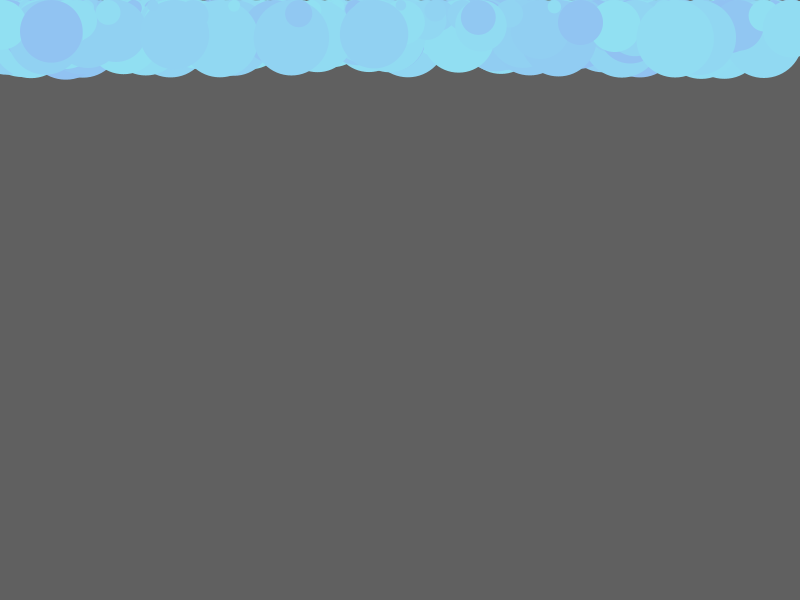
Frame 1 (no input)
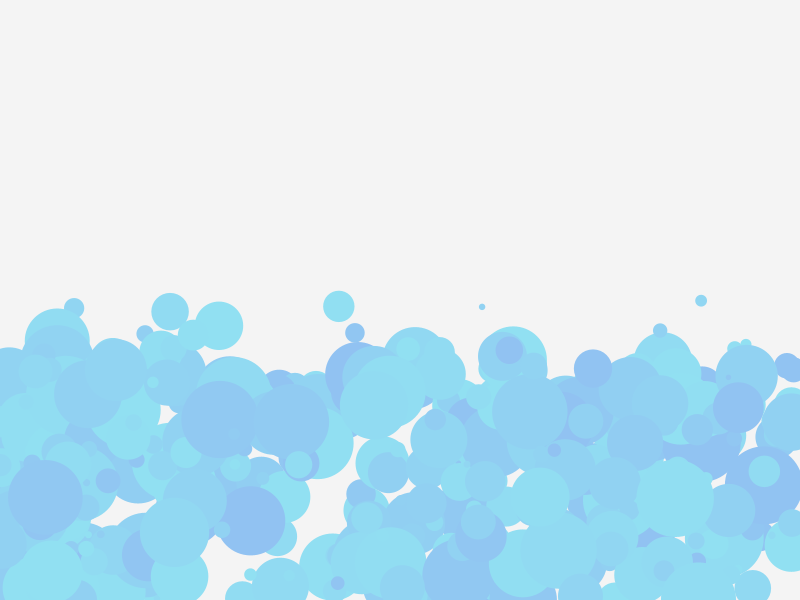
Frame 60 (the mouse pressed at the canvas centre just before this capture)
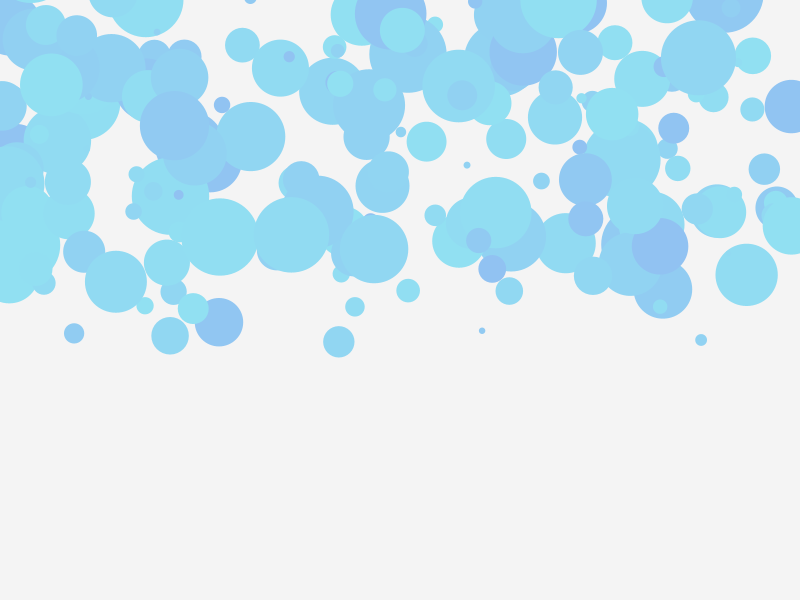
Frame 120 (the mouse held since frame 60 and released just before this capture)

The Processing sketch that drew these frames (run headless with seeded random() and noise(); from frame 60 on, the mouse is pressed at the canvas centre):

// Processing sketch: crazy_balls
// ── crazy_balls.pde
Ball[] balls = new Ball[350];

void setup(){
  size(800, 600);
  smooth();
  for (int i=0; i <balls.length-1; i++ ) {
    float x = random(0, width);
    float d = random(5, 80);
    float s = random(2,12);
    balls[i] = new Ball(x,d,s);  
  };
};

void draw(){
  background(96);
  for (int i=0; i <balls.length-1; i++ ) {
  balls[i].show();
  balls[i].move();
  }
};

// ── ball_class.pde
class Ball{
  float x;
  float y;
  float d;
  float s;
  float g;
  
  Ball(float _x, float _d, float _s){
   x = _x;
   y = _d/2;
   d = _d;
   s = _s;
   g = 0.1;
  };
  
  void show(){
    float seed = random(0.5);
    colorMode(HSB, 100);
    float num = noise(seed) * 30 +40;
    fill(num, 40, 95);
    noStroke();
    ellipse(x, y, d, d);
  };
  
  void move(){
    y = y + s;
    s = s + g;
    
    if(y > height) {
      s = s * -0.95;
      y = height;
    }
  };
  
};
